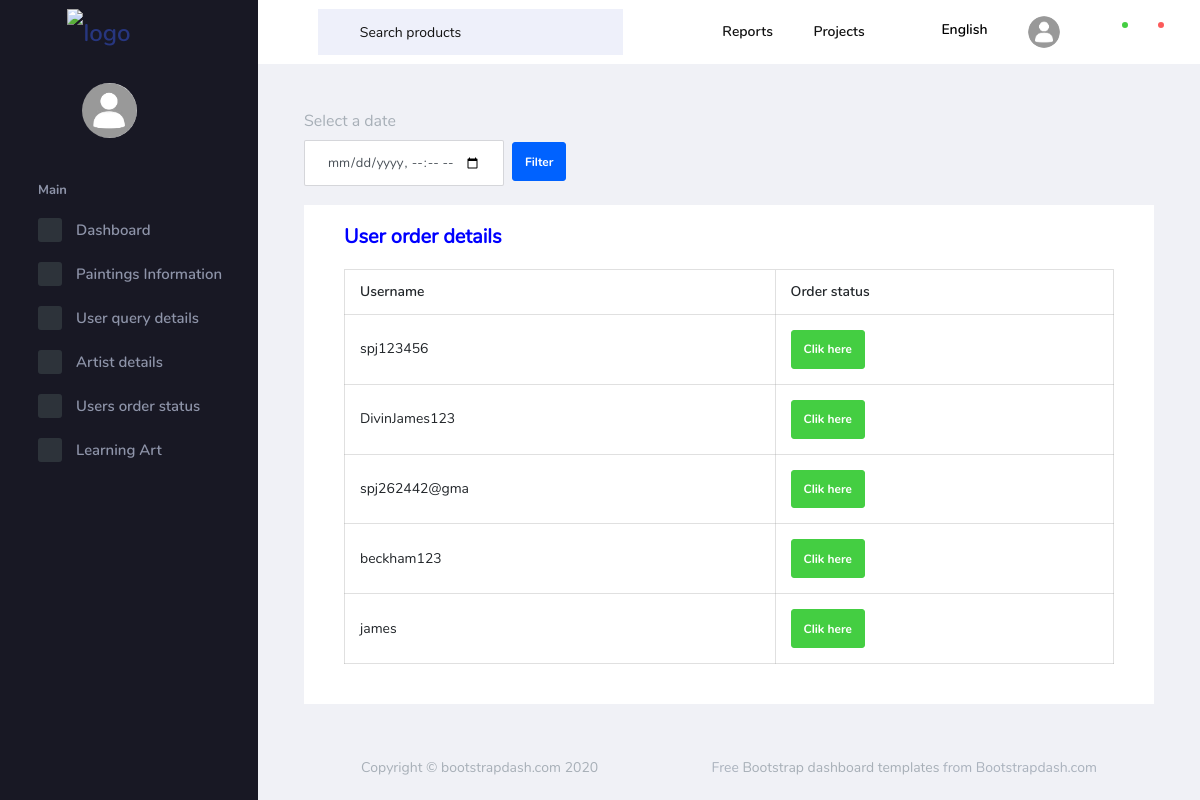
/backend/user_orders/, run on the app's committed database.
### FrontEnd/models.py (models this page shows)
class SignUp_Db(models.Model):
    Email=models.EmailField(max_length=100,null=True,blank=True,unique=True)
    Username=models.CharField(max_length=100,null=True,blank=True,unique=True)
    Password=models.CharField(max_length=100,null=True,blank=True)
    Cpassword=models.CharField(max_length=100,null=True,blank=True)
    last_login=models.DateTimeField(null=True,blank=True)
    password_reset_token = models.CharField(max_length=100, blank=True, null=True)
    token_expiration = models.DateTimeField(blank=True, null=True)

### BackEnd/views.py (the view)
# urls.py: path('user_orders/', views.user_orders, name='user_orders'),
def user_orders(request):
    users = SignUp_Db.objects.all()
    return render(request, "user_orders.html", {"users": users})

### BackEnd/templates/user_orders.html
<!DOCTYPE html>
{% extends 'index.html' %}
{% load static %}
{% block content %}
            <form id="filter-form"  method="GET" action="">
                                    <label for="valid_to" class="mr-2">Select a date</label>
                <div class="form-group d-flex align-items-end">
                    <input type="datetime-local" id="valid_to" class="form-control mr-2" style="max-width: 200px;margin-bottom:-5px;" name="valid_to" placeholder="Enter the due date">
                    <button type="submit" class="btn btn-primary" >Filter</button>
                </div>
            </form>
                    <div class="col-lg-16 grid-margin stretch-card">
                    <div class="card">
                        <div class="card-body">
                            <h3 style="color: blue; margin-bottom: 20px; margin-top: -20px;">User order details</h3>
                            <table class="table table-bordered">
                                <thead>
                                    <tr>
                                        <th class="max-width-category">Username</th>
                                        <th class="max-width-item">Order status</th>
                                    </tr>
                                </thead>
                                <tbody>
                                    {% for user in users %}
                                    <tr>
                                        <td class="max-width-category">{{ user.Username }}</td>
                                        <td class="action-container">
                                            <a href="{% url 'order_details' user.Username %}">
                                                <button class="btn btn-success">Clik here</button>
                                            </a>
                                        </td>
                                    </tr>
                                    {% endfor %}
                                </tbody>
                            </table>
                        </div>
                    </div>
                </div>
{% endblock %}

### data on the page
SignUp_Db: Username "spj123456"
SignUp_Db: Username "DivinJames123"
SignUp_Db: Username "spj262442@gma"
SignUp_Db: Username "beckham123"
SignUp_Db: Username "james"
